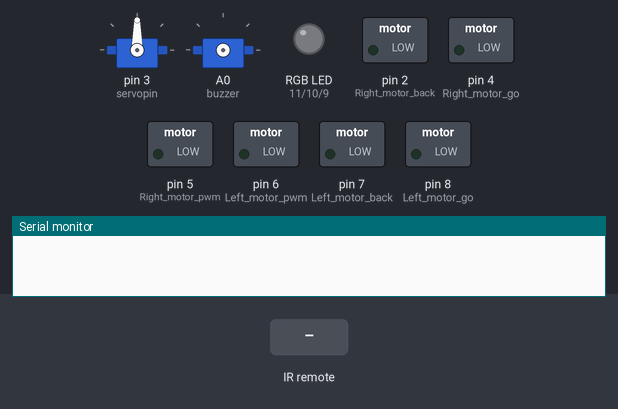
Simulated run of this sketch. Board: Arduino Uno, built with avr-gcc and run on an emulated ATmega328P. On the bench: 2 × servo, switched loads named in the sketch (green lamp = pin HIGH), an RGB LED mixed from three pins (HIGH = lit), the last lines printed to the serial monitor. Wiring (inferred from the names in the program): servo: signal A0. The test bench sets the inputs (shaded band). Servo pulses on a pin are drawn as a servo (544–2400 µs = 0–180°); pins used as bus, display or sensor lines are not drawn.

Above: at 1.2 s.
1.3 s: infrared code 0x00FFA05F received
At 2.1 s:
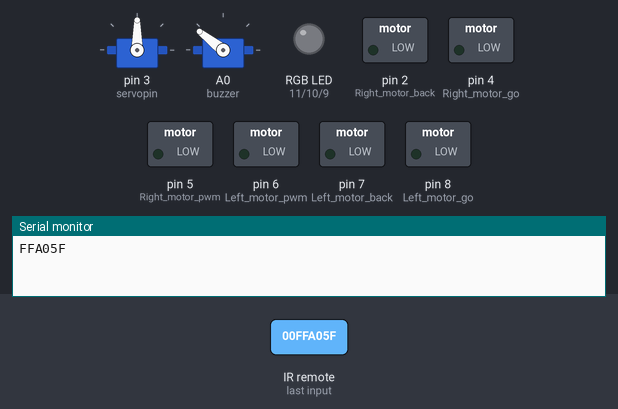
3.0 s: infrared code 0x00FF40BF received
At 3.4 s:
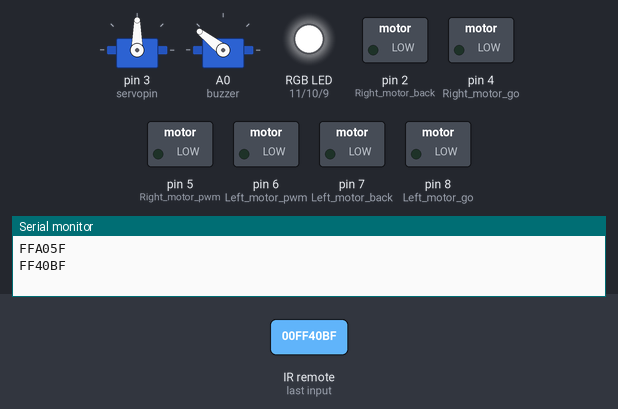
4.5 s: infrared code 0x00FF18E7 received
At 5.7 s:
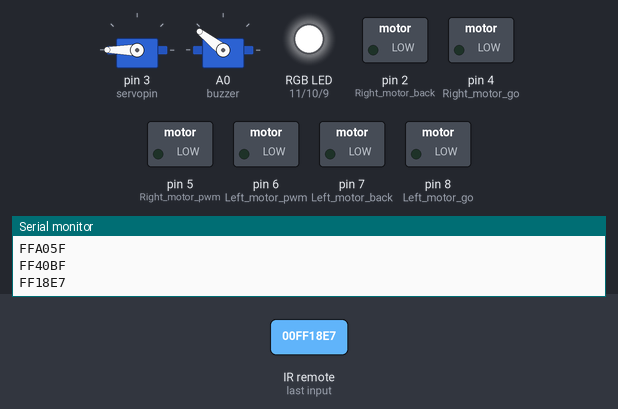
6.0 s: infrared code 0x00FF58A7 received
At 6.8 s:
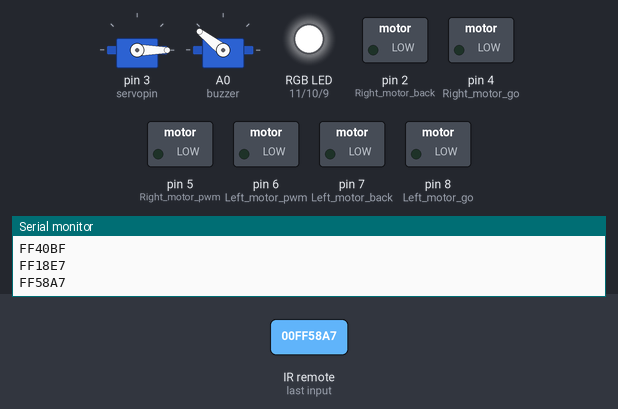
7.5 s: infrared code 0x00FF807F received
At 8.8 s:
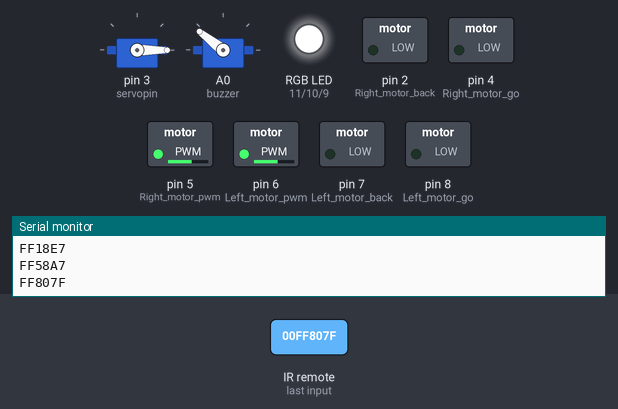
9.1 s: infrared code 0x00FF9867 received
At 10.4 s:
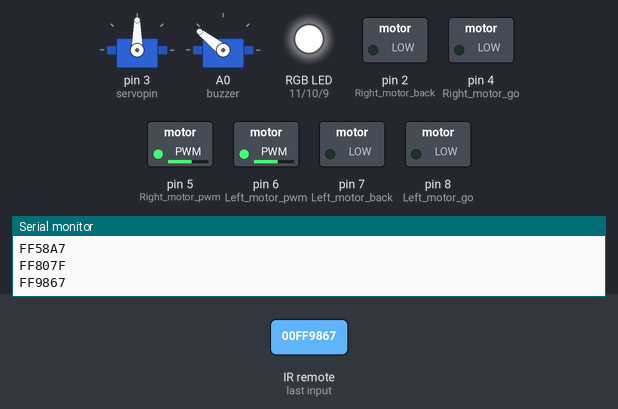
Timing chart, 0 to 11.6 s (numbered marks = the images above; inputs shaded):
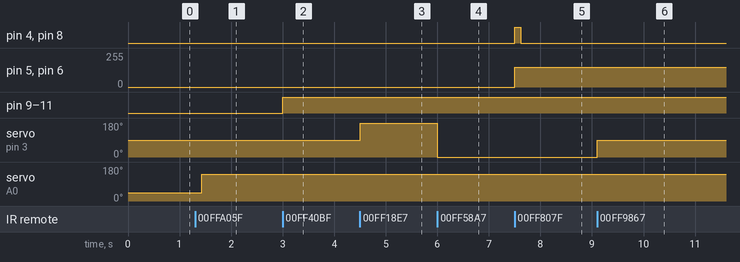

The sketch:

ir1.ino
```cpp
// (licence header left out)
#include <Servo.h>  //系统自带的头文件
#include "./IRremote.h"


#define ON  1       //使能LED
#define OFF 0       //禁止LED

#define run_car     '1'//按键前
#define back_car    '2'//按键后
#define left_car    '3'//按键左
#define right_car   '4'//按键右
#define stop_car    '0'//按键停

/*小车运行状态枚举*/
enum {
    enSTOP = 0,
    enRUN,
    enBACK,
    enLEFT,
    enRIGHT,
    enTLEFT,
    enTRIGHT
} enCarState;

Servo myservo;      //定义舵机对象myservo

//定义引脚
int LED_R = 11;     //LED_R接在arduino上的数字11口
int LED_G = 10;     //LED_G接在arduino上的数字10口
int LED_B = 9;      //LED_B接在arduino上的数字9口

int Left_motor_go = 8;        //左电机前进 AIN1
int Left_motor_back = 7;      //左电机后退 AIN2

int Right_motor_go = 4;       //右电机前进 BIN1
int Right_motor_back = 2;     //右电机后退 BIN2

int Left_motor_pwm = 6;       //左电机控速 PWMA
int Right_motor_pwm = 5;      //右电机控速 PWMB


int buzzer = A0;//设置控制蜂鸣器的数字IO脚
/*舵机*/
int servopin = 3;  //设置舵机驱动脚到数字口2

//红外遥控
int RECV_PIN = A5; // 红外一体化接收头连接到Arduino 11号引脚
IRrecv irrecv(RECV_PIN);
decode_results results; // 用于存储编码结果的对象
unsigned long last = millis();

/*灭火*/
int Fire = A5;
/*超声波*/
int distance = 0;
int Echo = 12;                //定义回声脚为arduino上的数字口12
int Trig = 13;                //定义触发脚为arduino上的数字口13

/*协议用到变量*/
int control = 150;//PWM控制量
int g_carstate = enSTOP; //  1前2后3左4右0停止
int g_colorlight = 0;

/**
 * Function       setup
 * @author        liusen
 * @date          2017.08.02
 * @brief         初始化配置
 * @param[in]     void
 * @retval        void
 * @par History   无
 */
void setup()
{
    //初始化电机驱动IO为输出方式
    pinMode(Left_motor_go, OUTPUT); // PIN 5 (PWM)
    pinMode(Left_motor_back, OUTPUT); // PIN 9 (PWM)
    pinMode(Right_motor_go, OUTPUT); // PIN 6 (PWM)
    pinMode(Right_motor_back, OUTPUT); // PIN 10 (PWM)
    pinMode(buzzer, OUTPUT); //设置数字IO脚模式，OUTPUT为输出
    digitalWrite(buzzer, HIGH);    // 持续给触发脚低电
    pinMode(Echo, INPUT);    // 定义超声波输入脚
    pinMode(Trig, OUTPUT);   // 定义超声波输出脚

    Serial.begin(9600);	//波特率9600 （蓝牙通讯设定波特率）

    //pinMode(Fire, OUTPUT);   // 定义灭火输出

    //初始化RGB三色LED的IO口为输出方式
    pinMode(LED_R, OUTPUT);
    pinMode(LED_G, OUTPUT);
    pinMode(LED_B, OUTPUT);

    //设置舵机控制引脚为3
    myservo.attach(servopin, 400, 2400);
    irrecv.enableIRIn(); // 初始化红外解码
    pinMode(RECV_PIN, INPUT_PULLUP);     //将2号管脚设置为输入并且内部上拉模式
}

/**
 * Function       Distance_test
 * @author        liusen
 * @date          2017.07.26
 * @brief         超声波测距
 * @param[in]     void
 * @param[out]    void
 * @retval        void
 * @par History   无
 */
void Distance_test()   // 量出前方距离
{
    digitalWrite(Trig, LOW);   // 给触发脚低电平2μs
    delayMicroseconds(2);
    digitalWrite(Trig, HIGH);  // 给触发脚高电平10μs，这里至少是10μs
    delayMicroseconds(10);
    digitalWrite(Trig, LOW);    // 持续给触发脚低电
    float Fdistance = pulseIn(Echo, HIGH);  // 读取高电平时间(单位：微秒)
    Fdistance = Fdistance / 58;    //为什么除以58等于厘米，  Y米=（X秒*344）/2
    distance = Fdistance;
}

/**
 * Function       bubble
 * @author        Danny
 * @date          2017.07.26
 * @brief         超声波测五次的数据进行冒泡排序
 * @param[in1]    a:超声波数组首地址
 * @param[in2]    n:超声波数组大小
 * @param[out]    void
 * @retval        void
 * @par History   无
 */
void bubble(unsigned long *a, int n)

{
    int i, j, temp;
    for (i = 0; i < n - 1; i++)
    {
        for (j = i + 1; j < n; j++)
        {
            if (a[i] > a[j])
            {
                temp = a[i];
                a[i] = a[j];
                a[j] = temp;
            }
        }
    }
}


/**
 * Function       run
 * @author        Danny
 * @date          2017.07.26
 * @brief         小车前进
 * @param[in]     void
 * @param[out]    void
 * @retval        void
 * @par History   无
 */
void run()
{
    //左电机前进
    digitalWrite(Left_motor_go, HIGH);   //左电机前进使能
    digitalWrite(Left_motor_back, LOW);  //左电机后退禁止
    analogWrite(Left_motor_pwm, control);

    //右电机前进
    digitalWrite(Right_motor_go, HIGH);  //右电机前进使能
    digitalWrite(Right_motor_back, LOW); //右电机后退禁止
    analogWrite(Right_motor_pwm, control);
}

/**
 * Function       brake
 * @author        Danny
 * @date          2017.07.25
 * @brief         小车刹车
 * @param[in]     time
 * @param[out]    void
 * @retval        void
 * @par History   无
 */
//刹车
void brake()
{
    digitalWrite(Left_motor_go, LOW);
    digitalWrite(Left_motor_back, LOW);
    digitalWrite(Right_motor_go, LOW);
    digitalWrite(Right_motor_back, LOW);
}

/**
 * Function       left
 * @author        Danny
 * @date          2017.07.25
 * @brief         左转(左轮不动，右轮前进)
 * @param[in]     void
 * @param[out]    void
 * @retval        void
 * @par History   无
 */

void left()
{
    //左电机停止
    digitalWrite(Left_motor_go, LOW);    //左电机前进禁止
    digitalWrite(Left_motor_back, LOW);  //左电机后退禁止
    analogWrite(Left_motor_pwm, 0);

    //右电机前进
    digitalWrite(Right_motor_go, HIGH);  //右电机前进使能
    digitalWrite(Right_motor_back, LOW); //右电机后退禁止
    analogWrite(Right_motor_pwm, 150);
}
/**
 * Function       right
 * @author        Danny
 * @date          2017.07.25
 * @brief         小车右转
 * @param[in]     void
 * @param[out]    void
 * @retval        void
 * @par History   无
 */
//右转(右轮不动，左轮前进)
void right()
{
    //左电机前进
    digitalWrite(Left_motor_go, HIGH);   //左电机前进使能
    digitalWrite(Left_motor_back, LOW);  //左电机后退禁止
    analogWrite(Left_motor_pwm, 150);

    //右电机停止
    digitalWrite(Right_motor_go, LOW);   //右电机前进禁止
    digitalWrite(Right_motor_back, LOW); //右电机后退禁止
    analogWrite(Right_motor_pwm, 0);
}

/**
 * Function       spin_left
 * @author        Danny
 * @date          2017.07.25
 * @brief         小车原地左转
 * @param[in]     void
 * @param[out]    void
 * @retval        void
 * @par History   无
 */
//原地左转(左轮后退，右轮前进)
void spin_left()
{
    //左电机后退
    digitalWrite(Left_motor_go, LOW);     //左电机前进禁止
    digitalWrite(Left_motor_back, HIGH);  //左电机后退使能
    analogWrite(Left_motor_pwm, control);

    //右电机前进
    digitalWrite(Right_motor_go, HIGH);  //右电机前进使能
    digitalWrite(Right_motor_back, LOW); //右电机后退禁止
    analogWrite(Right_motor_pwm, control);

    //delay(time);
}

/**
 * Function       spin_right
 * @author        Danny
 * @date          2017.07.25
 * @brief         //原地右转(右轮后退，左轮前进)
 * @param[in]     time
 * @param[out]    void
 * @retval        void
 * @par History   无
 */

void spin_right()
{
    //左电机前进
    digitalWrite(Left_motor_go, HIGH);   //左电机前进使能
    digitalWrite(Left_motor_back, LOW);  //左电机后退禁止
    analogWrite(Left_motor_pwm, control);

    //右电机后退
    digitalWrite(Right_motor_go, LOW);    //右电机前进禁止
    digitalWrite(Right_motor_back, HIGH); //右电机后退使能
    analogWrite(Right_motor_pwm, control);

    //delay(time);
}


/**
 * Function       back
 * @author        Danny
 * @date          2017.07.25
 * @brief         小车后退
 * @param[in]     void
 * @param[out]    void
 * @retval        void
 * @par History   无
 */
//后退
void back()
{
    //左电机后退
    digitalWrite(Left_motor_go, LOW);     //左电机前进禁止
    digitalWrite(Left_motor_back, HIGH);  //左电机后退使能
    analogWrite(Left_motor_pwm, control);

    //右电机后退
    digitalWrite(Right_motor_go, LOW);     //右电机前进禁止
    digitalWrite(Right_motor_back, HIGH);  //右电机后退使能
    analogWrite(Right_motor_pwm, control);

}

/**
 * Function       Distance
 * @author        Danny
 * @date          2017.07.26
 * @brief         超声波测五次，去掉最大值,最小值,
 *                取平均值,提高测试准确性
 * @param[in]     void
 * @param[out]    void
 * @retval        void
 * @par History   无
 */
void Distance()
{
    unsigned long ultrasonic[5] = {0};
    int num = 0;
    while (num < 5)
    {
        Distance_test();
        //过滤掉测试距离中出现的错误数据大于500
        while (distance >= 500)
        {
            brake();
            Distance_test();
        }
        ultrasonic[num] = distance;
        num++;
    }
    num = 0;
    bubble(ultrasonic, 5);
    distance = (ultrasonic[1] + ultrasonic[2] + ultrasonic[3]) / 3;
    return;
}

/**
 * Function       whistle
 * @author        liusen
 * @date          2017.07.25
 * @brief         鸣笛
 * @param[in1]    void
 * @retval        void
 * @par History   无
 */

void whistle()   //旋转鸣笛
{
    int i;
    for (i = 0; i < 10; i++) //输出一个频率的声音
    {
        digitalWrite(buzzer, LOW); //发声音
        delay(10);//延时1ms
        digitalWrite(buzzer, HIGH); //不发声音
        delay(1);//延时ms
    }
    for (i = 0; i < 5; i++) //输出另一个频率的声音
    {
        digitalWrite(buzzer, LOW); //发声音
        delay(20);//延时2ms
        digitalWrite(buzzer, HIGH); //不发声音
        delay(2);//延时2ms
    }
}

/**
 * Function       color_led
 * @author        Danny
 * @date          2017.07.25
 * @brief         由R,G,B三色的不同组合形成7种不同的色彩
 * @param[in1]    Red开关
 * @param[in2]    Green开关
 * @param[in3]    Blue开关
 * @retval        void
 * @par History   无
 */

void corlor_led(int v_iRed, int v_iGreen, int v_iBlue)
{
    //红色LED
    if (v_iRed == ON)
    {
        digitalWrite(LED_R, HIGH);
    }
    else
    {
        digitalWrite(LED_R, LOW);
    }
    //绿色LED
    if (v_iGreen == ON)
    {
        digitalWrite(LED_G, HIGH);
    }
    else
    {
        digitalWrite(LED_G, LOW);
    }
    //蓝色LED
    if (v_iBlue == ON)
    {
        digitalWrite(LED_B, HIGH);
    }
    else
    {
        digitalWrite(LED_B, LOW);
    }
}
/**
 * Function       front_detection
 * @author        Danny
 * @date          2017.07.25
 * @brief         云台复位
 * @param[in]     void
 * @retval        void
 * @par History   无
 */
void front_detection()
{
    //此处循环次数减少，为了增加小车遇到障碍物的反应速度
    for (int i = 0; i <= 15; i++) //产生PWM个数，等效延时以保证能转到响应角度
    {
        //舵机旋转到90度,即前方
        myservo.write(90);
    }
}
/**
 * Function       left_detection
 * @author        Danny
 * @date          2017.07.25
 * @brief         云台左旋
 * @param[in]     void
 * @retval        void
 * @par History   无
 */
void left_detection()
{
    for (int i = 0; i <= 15; i++) //产生PWM个数，等效延时以保证能转到响应角度
    {
        //舵机旋转到180度,即左侧
        myservo.write(180);
    }
}
/**
 * Function       right_detection
 * @author        Danny
 * @date          2017.07.25
 * @brief         云台右旋
 * @param[in]     void
 * @retval        void
 * @par History   无
 */
void right_detection()
{
    for (int i = 0; i <= 15; i++) //产生PWM个数，等效延时以保证能转到响应角度
    {
        //舵机旋转到0度,即右侧,测距
        myservo.write(0);
    }
}

/**
 * Function       careRun
 * @author        lijing
 * @date          2019.03.19
 * @brief         小车前进(谨慎的，遇到障碍停止并转向)
 * @param[in]     void
 * @param[out]    void
 * @retval        void
 * @par History   无
 */
void careRun()
{
    front_detection(); //front
    Distance();

    if (distance > 20) run();
    else
    {
        right_detection(); //right
        Distance();
        if (distance > 20)
        {
            front_detection();
            spin_right();
            delay(200);
        }
        else
        {
            left_detection(); //left
            Distance();
            if (distance > 20)
            {
                front_detection();
                spin_left();
                delay(200);
            }
            else
                brake();
        }
    }
}

void IR_Deal()
{
    if (irrecv.decode(&results))
    {
        Serial.println(results.value, HEX);


        //根据不同值来执行不同操作
        //  00FF00FF  开关
        //  00FF30CF   +
        //  00FF708F   -
        //  00FFA05F     beep
        //  00FF807F     前进
        //  00FF20DF     左转
        //  00FF00FF     停止
        //  00FF609F     右转
        //  00FF906F     后退
        //  00FF10EF     左旋
        //  00FF50AF     右旋
        //  00FFB04F     0
        //  00FF08F7     1
        //  00FF8877     2
        //  00FF48B7     3
        //  00FF28D7     4
        //  00FFA857     5
        //  00FF6897     6
        //  00FF18E7     7
        //  00FF9867     8
        //  00FF58A7     9

        switch (results.value)
        {
        case 0X00FF00FF: g_carstate = enSTOP;  break;
        case 0x00FF40BF: g_colorlight++; if (g_colorlight > 9) g_colorlight = 0; break;
        case 0x00FF18E7: left_detection(); break;
        case 0x00FF9867: front_detection(); break;
        case 0x00FF58A7: right_detection(); break;
        default: break;
        }

        switch (results.value)
        {
        case 0x00FF30CF: control += 50; if (control > 255) control = 255; break;
        case 0x00FF708F: control -= 50; if (control < 50) control = 100; break;
        case 0x00FFA05F: whistle(); break;
        case 0x00FF807F:  g_carstate = enRUN; break;
        case 0x00FF20DF:  g_carstate = enLEFT; break;
        case 0x00FF00FF:  g_carstate = enSTOP; break;
        case 0x00FF609F:  g_carstate = enRIGHT; break;
        case 0x00FF906F:  g_carstate = enBACK; break;
        case 0x00FF10EF:  g_carstate = enTLEFT; break;
        case 0x00FF50AF:  g_carstate = enTRIGHT; break;
        default: break; //保持原来状态

        }


        last = millis();
        irrecv.resume(); // 接收下一个编码
    }
    else if (millis() - last > 120)
    {
        g_carstate = enSTOP;
        last = millis();
    }

}

void loop()
{
    IR_Deal();
    switch (g_colorlight)
    {
    case 0: corlor_led(OFF, OFF, OFF); break;
    case 1: corlor_led(ON, ON, ON); break;
    case 2: corlor_led(ON, OFF, OFF); break;
    case 3: corlor_led(OFF, ON, OFF); break;
    case 4: corlor_led(OFF, OFF, ON); break;
    case 5: corlor_led(OFF, ON, ON); break;
    case 6: corlor_led(ON, OFF, ON); break;
    case 7: corlor_led(ON, ON, OFF); break;
    case 8: corlor_led(OFF, OFF, OFF); break;
    }

    switch (g_carstate)
    {
    case enSTOP: brake(); break;
    case enRUN: run(); break;
    case enLEFT: left(); break;
    case enRIGHT: right(); break;
    case enBACK: back(); break;
    case enTLEFT:spin_left(); break;
    case enTRIGHT:spin_right();break;
    default: brake(); break;
    }
}
```

Measured:
- after the input at 1.3 s, servo on A0 (buzzer): 45° → 142° after 0.13 s
- after the input at 3.0 s, pin 9 (LED_B), pin 10 (LED_G), pin 11 (LED_R): LOW → HIGH at once
- after the input at 4.5 s, servo on pin 3 (servopin): 90° → 180° at once
- after the input at 6.0 s, servo on pin 3 (servopin): 180° → 0° at once
- after the input at 7.5 s, pin 4 (Right_motor_go), pin 8 (Left_motor_go): LOW → HIGH at once, → LOW 0.12 s later; pin 5 (Right_motor_pwm), pin 6 (Left_motor_pwm): 0/255 → 150/255 at once
- after the input at 9.1 s, servo on pin 3 (servopin): 0° → 90° at once
